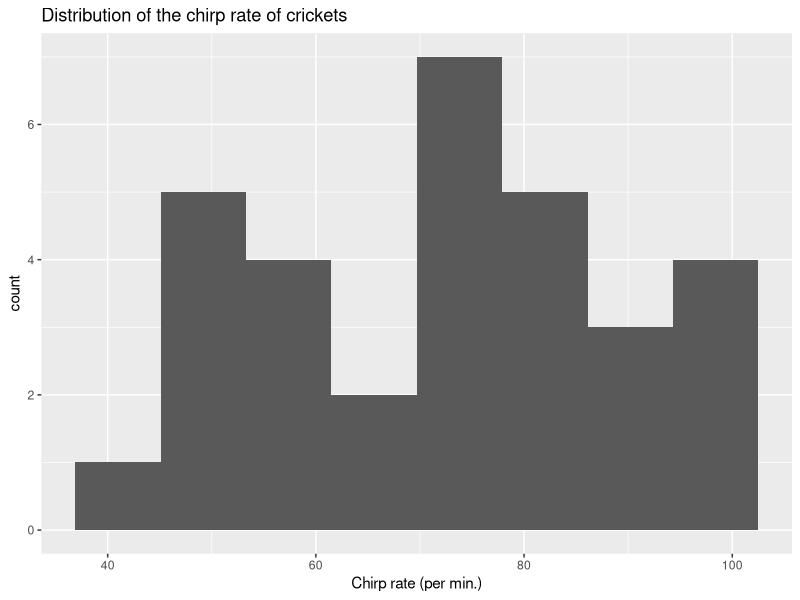
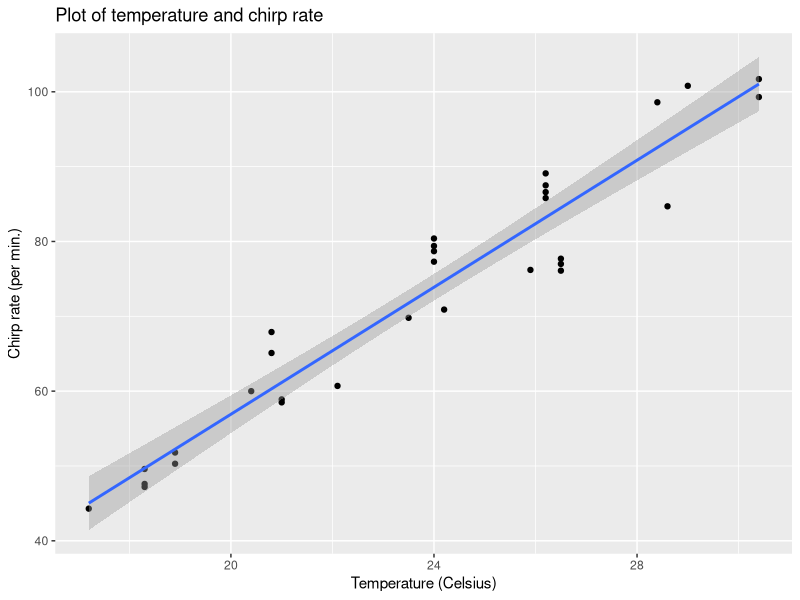
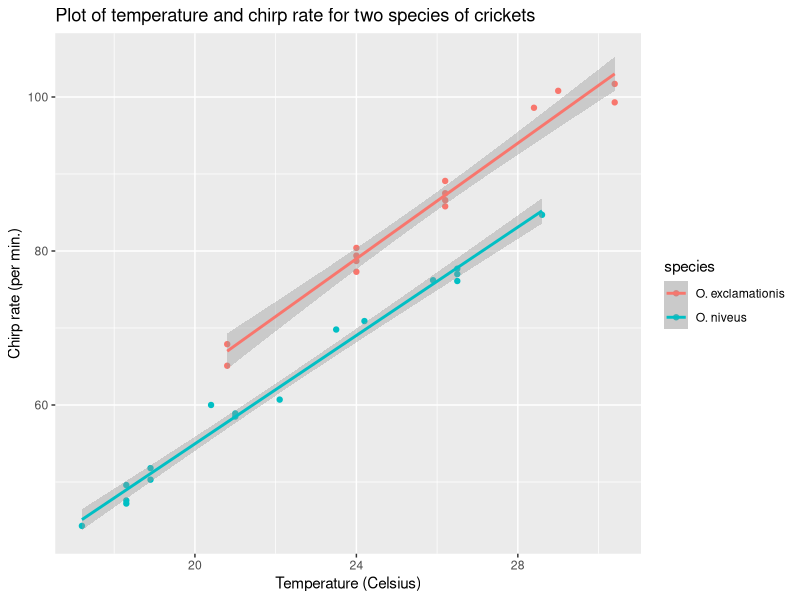
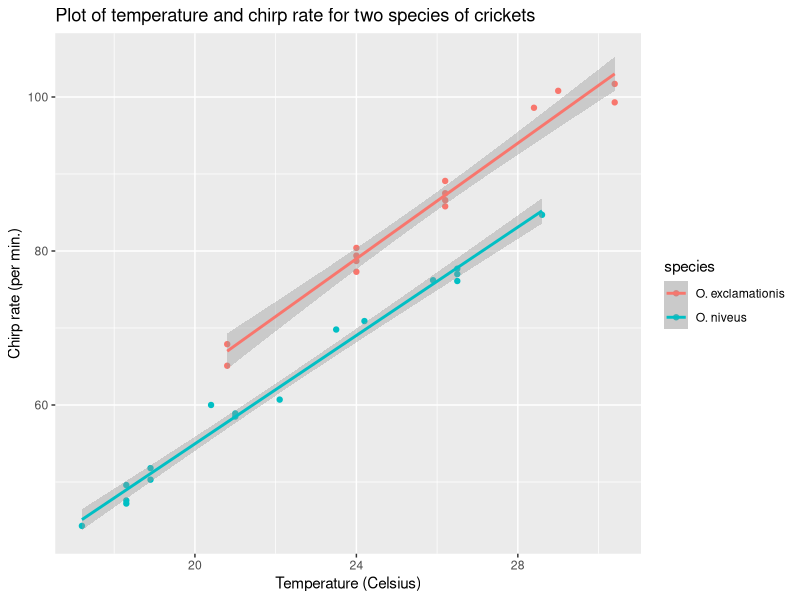

The R source for these figures, in order:
## ---- chunk 1
knitr::opts_chunk$set(echo = TRUE)
library('tidyverse') ; library('modeldata')
## ---- chunk 2
data(crickets, package = "modeldata")
names(crickets)
## ---- chunk 3
summary(crickets)
ggplot(crickets, aes(x = rate)) +
  geom_histogram(bins = 8) + 
  ggtitle("Distribution of the chirp rate of crickets") +
  xlab('Chirp rate (per min.)')
## ---- chunk 4
ggplot(crickets, aes(x = temp, y = rate)) +
  geom_point() + 
  geom_smooth(method = 'lm') +
  ggtitle("Plot of temperature and chirp rate") +
  ylab('Chirp rate (per min.)') +
  xlab('Temperature (Celsius)')

temp_lm <- lm(rate ~ temp, crickets)

summary.lm(temp_lm)
## ---- chunk 5
ggplot(crickets, aes(x = temp, y = rate, color = species)) +
  geom_point() + 
  geom_smooth(method = 'lm') +
  ggtitle("Plot of temperature and chirp rate for two species of crickets") +
  ylab('Chirp rate (per min.)') +
  xlab('Temperature (Celsius)')

species_lm <- lm(rate ~ temp + species, crickets)

summary.lm(species_lm)
## ---- chunk 6
ggplot(crickets, aes(x = temp, y = rate, color = species)) +
  geom_point() + 
  geom_smooth(method = 'lm') +
  ggtitle("Plot of temperature and chirp rate for two species of crickets") +
  ylab('Chirp rate (per min.)') +
  xlab('Temperature (Celsius)')
  
species_x_temp_lm <- lm(rate ~ temp + species + temp:species, crickets) 
summary.lm(species_x_temp_lm)

anova(species_lm, species_x_temp_lm)
## ---- chunk 7
library(ggplot2)
data(diamonds, package = "ggplot2")

## ---- chunk 8

diamond_model <- lm(price ~ carat + cut + clarity, diamonds)
summary(diamond_model)
